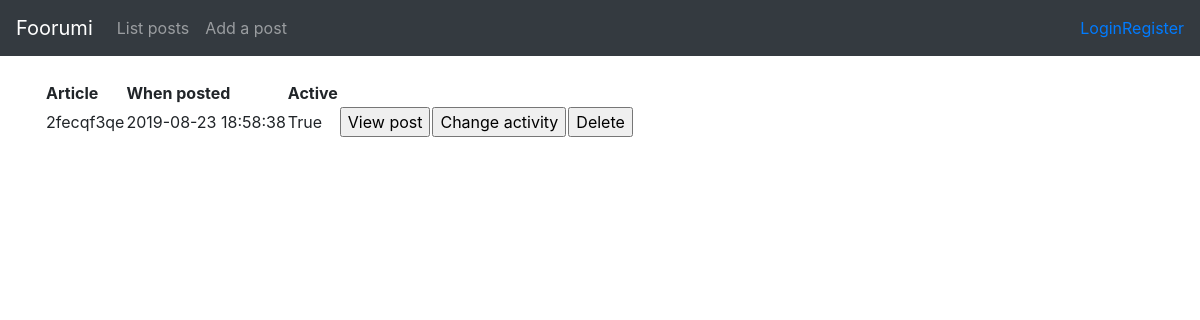
The app's page /article/ with its own data.
### application/article/models.py (models this page shows, shortened)
class Article(Base):
    id = db.Column(db.Integer, primary_key=True)
    date_created = db.Column(db.DateTime, default=db.func.current_timestamp())
    date_modified = db.Column(db.DateTime, default=db.func.current_timestamp(), onupdate=db.func.current_timestamp())
    postname = db.Column(db.String(144), nullable=False)
    active = db.Column(db.Boolean, nullable=False)
    text = db.Column(db.String(2000), nullable=False)
    account_id = db.Column(db.Integer, db.ForeignKey('account.id'),
                            nullable=False)

### application/article/views.py (the view)
@app.route("/article/", methods=["GET"])
def article_index():
    return render_template("article/list.html", article = Article.query.all())

### application/templates/article/list.html
{% extends "layout.html" %}
{% block body %}
  <table>
    <tr>
      <th>Article</th>
	  <th>When posted</th>
	  <th>Active</th>
    </tr>
    {% for article in article %}
    <tr>
      <td>{{ article.postname }}</td>
	  <td>{{ article.date_created }}</td>
	  <td>{{ article.active }}</td>
	  <td>
		<form action="{{ url_for('article_view', article_id=article.id) }}">
			<input type="submit" value="View post"/>
		</form>
      </td>
	  <td>
		<form method="POST" action="{{ url_for('article_active', article_id=article.id) }}">
			<input type="submit" value="Change activity"/>
		</form>
      </td>
	  <td>
		<form method="GET" action="{{ url_for('article_delete', article_id=article.id) }}">
			<input type="submit" value="Delete"/>
		</form>
      </td>
    </tr>
    {% endfor %}
  </table>
{% endblock %}

### records on screen
Article: postname "2fecqf3qe", date_created "2019-08-23 18:58:38", active "True"
